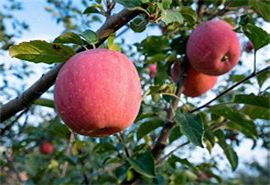
#> input picture apple.jpg, 270 x 185 px
$ python 'a数据预处理.py'
#> lines starting #> are read from the running program, lines starting #| are printed output that depends on the picture
import cv2
import numpy as np
import matplotlib.pyplot as plt

def preprocess_img(img_path):
    # 加载图像，应该直接是一个矩阵
#> called with img_path = '../apple.jpg'
    img = cv2.imread(img_path)
#> img is the input picture: shape (185, 270, 3); mean B, G, R 100.4, 107.8, 108.1

    # 检查图像是否正确加载
    if img is None:
        print("The image not found!!!!")
        return None

    # 高斯模糊滤波去噪声
    image_blurred = cv2.GaussianBlur(img, (5, 5), 0)
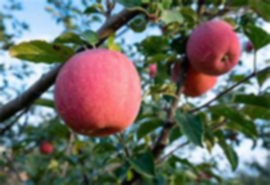
#> image_blurred: shape (185, 270, 3); mean B, G, R 100.4, 107.7, 108

    # 调整亮度和对比度（alpha: 对比度, beta: 亮度）
    alpha = 1.5     # 对比度控制
    beta = 50    # 亮度控制
    adjusted = cv2.convertScaleAbs(image_blurred, alpha=alpha, beta=beta)
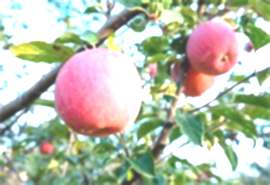
#> adjusted: shape (185, 270, 3); mean B, G, R 172.3, 189.9, 184.9

    # 转换到HSV色彩空间
    image_hsv = cv2.cvtColor(adjusted, cv2.COLOR_BGR2HSV)
#> image_hsv: shape (185, 270, 3); mean H, S, V 58.6, 59.9, 204.2

    return image_hsv

# 测试函数
processed_image = preprocess_img('../apple.jpg')
if processed_image is not None:
    # 使用matplotlib显示处理后的图像
    plt.imshow(cv2.cvtColor(processed_image, cv2.COLOR_HSV2RGB))
    plt.title('Processed Image')
    plt.show()
